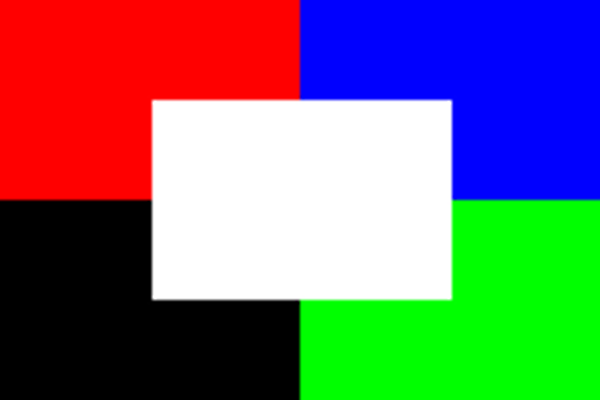
#> input picture Learn PYTHON_Python OGREN/11_Yapay Zeka Artificial Intelligence/opencv_projects/images/ornekresim01_600x400.png, 600 x 400 px
$ python 'opencv_29 split (renkleri ayırma).py'
#> lines starting #> are read from the running program, lines starting #| are printed output that depends on the picture
import cv2

r = cv2.imread("images/ornekresim01_600x400.png")
#> r is the input picture: shape (400, 600, 3); mean B, G, R 111.4, 111.4, 111.8

m, y, k = cv2.split(r)
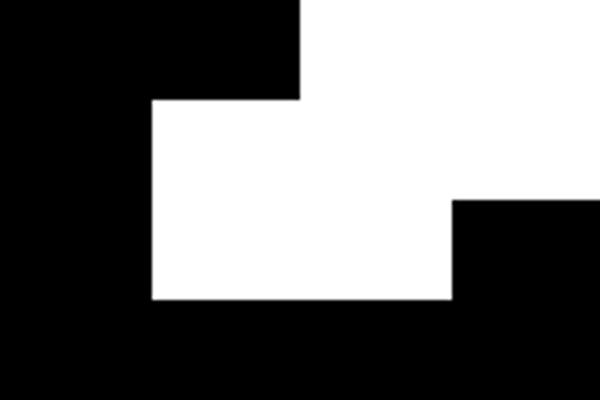
#> m: shape (400, 600); min 0, max 255, mean 111.4
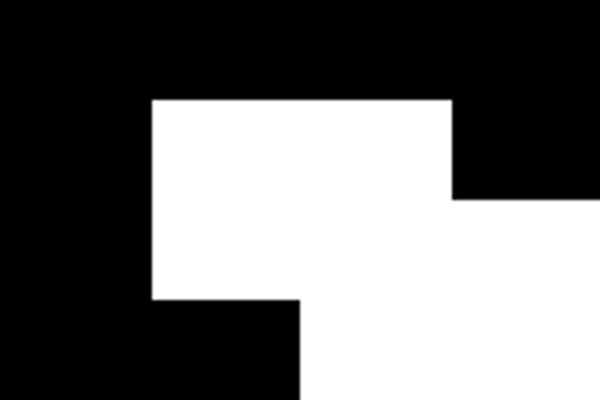
#> y: shape (400, 600); min 0, max 255, mean 111.4
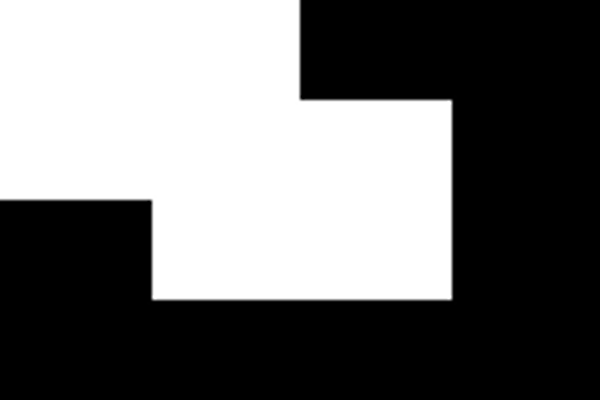
#> k: shape (400, 600); min 0, max 255, mean 111.8

cv2.imshow("Orjinal     ", r)
cv2.imshow("Maviler     ", m)
cv2.imshow("Yeşiller    ", y)
cv2.imshow("Kırmızılar  ", k)

cv2.waitKey(0)
cv2.destroyAllWindows()

$ run again, with Learn PYTHON_Python OGREN/11_Yapay Zeka Artificial Intelligence/opencv_projects/images/top1_32x32.png copied over Learn PYTHON_Python OGREN/11_Yapay Zeka Artificial Intelligence/opencv_projects/images/ornekresim01_600x400.png
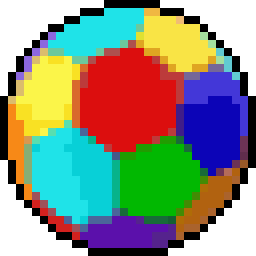
#> input picture Learn PYTHON_Python OGREN/11_Yapay Zeka Artificial Intelligence/opencv_projects/images/top1_32x32.png, 256 x 256 px
#> r is the input picture: shape (256, 256, 3); mean B, G, R 126.1, 143.2, 137
#> `m, y, k = cv2.split(r)`:
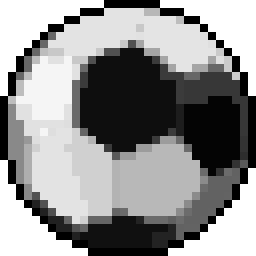
#> y: shape (256, 256); min 0, max 255, mean 143.2
#> `m, y, k = cv2.split(r)`:
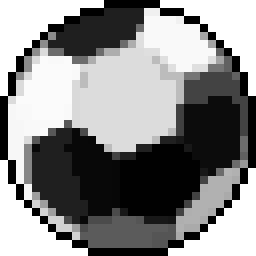
#> k: shape (256, 256); min 0, max 255, mean 137
